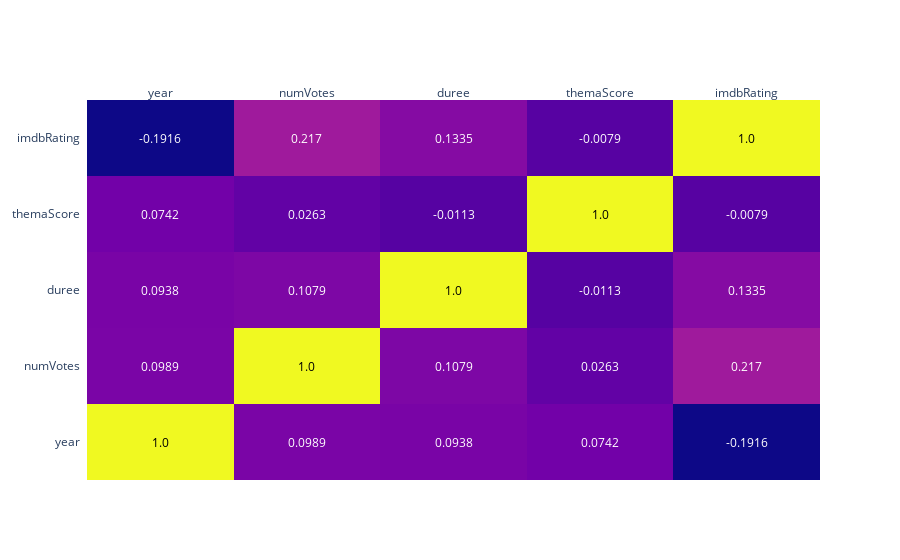

The code cell stored with this chart in its notebook:
### Code cell
corr_matrix = round(dfnumVotes.corr(), 4)

fig = ff.create_annotated_heatmap(corr_matrix.values,
                                  x = corr_matrix.columns.values.tolist(),
                                  y = corr_matrix.index.values.tolist(),
                                  )

fig.show()

### Figure 1 — Plotly figure (JSON) as saved in the notebook; plotly's stock layout.template omitted (floating-point values rounded to 4 significant figures)
{"data": [{"colorscale": [[0, "#0d0887"], [0.1111, "#46039f"], [0.2222, "#7201a8"], [0.3333, "#9c179e"], [0.4444, "#bd3786"], [0.5556, "#d8576b"], [0.6667, "#ed7953"], [0.7778, "#fb9f3a"], [0.8889, "#fdca26"], [1, "#f0f921"]], "reversescale": false, "showscale": false, "type": "heatmap", "x": ["year", "numVotes", "duree", "themaScore", "imdbRating"], "y": ["year", "numVotes", "duree", "themaScore", "imdbRating"], "z": [[1, 0.0989, 0.0938, 0.0742, -0.1916], [0.0989, 1, 0.1079, 0.0263, 0.217], [0.0938, 0.1079, 1, -0.0113, 0.1335], [0.0742, 0.0263, -0.0113, 1, -0.0079], [-0.1916, 0.217, 0.1335, -0.0079, 1]]}], "layout": {"annotations": [{"font": {"color": "#000000"}, "showarrow": false, "text": "1.0", "x": "year", "xref": "x", "y": "year", "yref": "y"}, {"font": {"color": "#FFFFFF"}, "showarrow": false, "text": "0.0989", "x": "numVotes", "xref": "x", "y": "year", "yref": "y"}, {"font": {"color": "#FFFFFF"}, "showarrow": false, "text": "0.0938", "x": "duree", "xref": "x", "y": "year", "yref": "y"}, {"font": {"color": "#FFFFFF"}, "showarrow": false, "text": "0.0742", "x": "themaScore", "xref": "x", "y": "year", "yref": "y"}, {"font": {"color": "#FFFFFF"}, "showarrow": false, "text": "-0.1916", "x": "imdbRating", "xref": "x", "y": "year", "yref": "y"}, {"font": {"color": "#FFFFFF"}, "showarrow": false, "text": "0.0989", "x": "year", "xref": "x", "y": "numVotes", "yref": "y"}, {"font": {"color": "#000000"}, "showarrow": false, "text": "1.0", "x": "numVotes", "xref": "x", "y": "numVotes", "yref": "y"}, {"font": {"color": "#FFFFFF"}, "showarrow": false, "text": "0.1079", "x": "duree", "xref": "x", "y": "numVotes", "yref": "y"}, {"font": {"color": "#FFFFFF"}, "showarrow": false, "text": "0.0263", "x": "themaScore", "xref": "x", "y": "numVotes", "yref": "y"}, {"font": {"color": "#FFFFFF"}, "showarrow": false, "text": "0.217", "x": "imdbRating", "xref": "x", "y": "numVotes", "yref": "y"}, {"font": {"color": "#FFFFFF"}, "showarrow": false, "text": "0.0938", "x": "year", "xref": "x", "y": "duree", "yref": "y"}, {"font": {"color": "#FFFFFF"}, "showarrow": false, "text": "0.1079", "x": "numVotes", "xref": "x", "y": "duree", "yref": "y"}, {"font": {"color": "#000000"}, "showarrow": false, "text": "1.0", "x": "duree", "xref": "x", "y": "duree", "yref": "y"}, {"font": {"color": "#FFFFFF"}, "showarrow": false, "text": "-0.0113", "x": "themaScore", "xref": "x", "y": "duree", "yref": "y"}, {"font": {"color": "#FFFFFF"}, "showarrow": false, "text": "0.1335", "x": "imdbRating", "xref": "x", "y": "duree", "yref": "y"}, {"font": {"color": "#FFFFFF"}, "showarrow": false, "text": "0.0742", "x": "year", "xref": "x", "y": "themaScore", "yref": "y"}, {"font": {"color": "#FFFFFF"}, "showarrow": false, "text": "0.0263", "x": "numVotes", "xref": "x", "y": "themaScore", "yref": "y"}, {"font": {"color": "#FFFFFF"}, "showarrow": false, "text": "-0.0113", "x": "duree", "xref": "x", "y": "themaScore", "yref": "y"}, {"font": {"color": "#000000"}, "showarrow": false, "text": "1.0", "x": "themaScore", "xref": "x", "y": "themaScore", "yref": "y"}, {"font": {"color": "#FFFFFF"}, "showarrow": false, "text": "-0.0079", "x": "imdbRating", "xref": "x", "y": "themaScore", "yref": "y"}, {"font": {"color": "#FFFFFF"}, "showarrow": false, "text": "-0.1916", "x": "year", "xref": "x", "y": "imdbRating", "yref": "y"}, {"font": {"color": "#FFFFFF"}, "showarrow": false, "text": "0.217", "x": "numVotes", "xref": "x", "y": "imdbRating", "yref": "y"}, {"font": {"color": "#FFFFFF"}, "showarrow": false, "text": "0.1335", "x": "duree", "xref": "x", "y": "imdbRating", "yref": "y"}, {"font": {"color": "#FFFFFF"}, "showarrow": false, "text": "-0.0079", "x": "themaScore", "xref": "x", "y": "imdbRating", "yref": "y"}, {"font": {"color": "#000000"}, "showarrow": false, "text": "1.0", "x": "imdbRating", "xref": "x", "y": "imdbRating", "yref": "y"}], "xaxis": {"dtick": 1, "gridcolor": "rgb(0, 0, 0)", "side": "top", "ticks": ""}, "yaxis": {"dtick": 1, "ticks": "", "ticksuffix": "  "}}}
